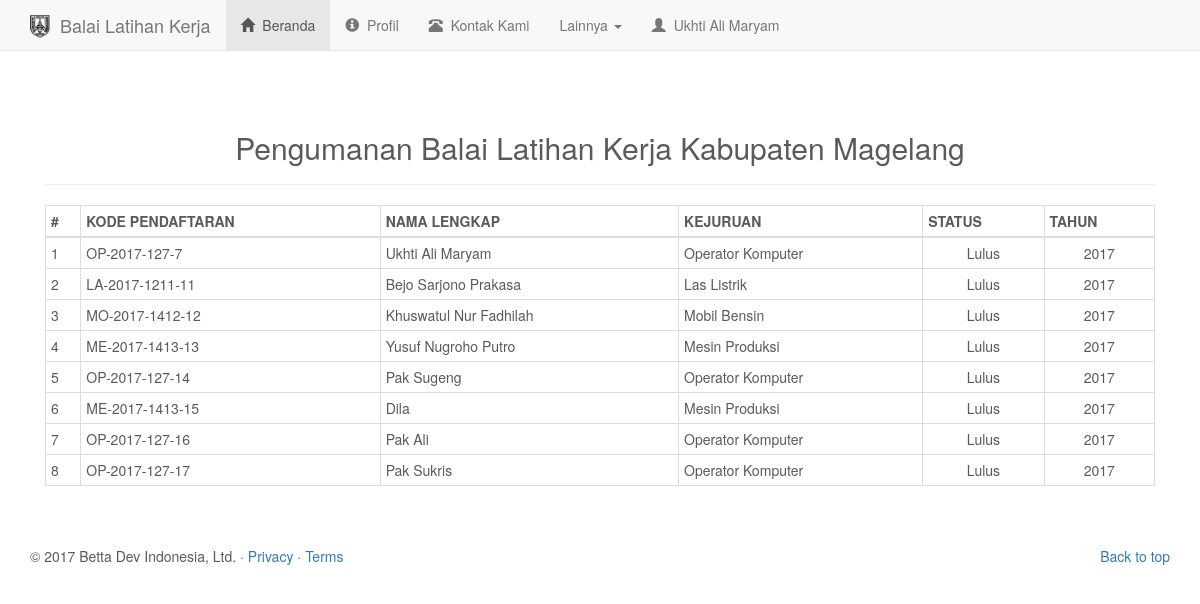
/user/pengumuman.php (signed in), run on the app's committed database.
### tables this page shows
CREATE TABLE IF NOT EXISTS `peserta` (
  `id_peserta` int(11) NOT NULL AUTO_INCREMENT,
  `nama` varchar(100) NOT NULL,
  `id_kejuruan` int(11) NOT NULL,
  `nik` varchar(100) NOT NULL,
  `ttl` text NOT NULL,
  `jk` enum('pria','wanita') NOT NULL,
  `id_agama` int(11) NOT NULL,
  `skawin` enum('Menikah','Belum') NOT NULL,
  `id_pendidikan` int(11) NOT NULL,
  `alamat` varchar(50) NOT NULL,
  `telp` varchar(25) NOT NULL,
  `p_kursus` text,
  `p_kerja` text,
  `nama_ortu` varchar(50) NOT NULL,
  `pk_ortu` varchar(30) NOT NULL,
  `alamat_ortu` varchar(100) NOT NULL,
  `ijazah` varchar(450) NOT NULL,
  `ktp` varchar(450) NOT NULL,
  `tanggalDaftar` date NOT NULL,
  `status_peserta` enum('0','1') NOT NULL,
  PRIMARY KEY (`id_peserta`),
  KEY `id_kejuruan` (`id_kejuruan`),
  KEY `id_agama` (`id_agama`),
  KEY `id_pendidikan` (`id_pendidikan`)
);

CREATE TABLE IF NOT EXISTS `kejuruan` (
  `id_kejuruan` int(4) NOT NULL AUTO_INCREMENT,
  `nama_kejuruan` varchar(50) NOT NULL,
  `maxKuota` int(11) NOT NULL DEFAULT '20',
  PRIMARY KEY (`id_kejuruan`)
);

### user/pengumuman.php (called while the page is built, shortened)
<?php
require './config/function.php';
$peserta = getPeserta($_SESSION['id_peserta']);
require './templates/header2.php';
require './templates/pengumuman-container.php';
require './templates/footer.php';
?>

### user/config/function.php (called while the page is built, shortened)
<?php
function getPeserta($id){
	$query = "SELECT * FROM peserta WHERE id_peserta='$id'";
	$sql = mysql_query($query);
	$result = mysql_fetch_assoc($sql);
	return $result;
}
function __generatorID($id_kejuruan){
      $sql = "SELECT CONCAT(LEFT(kejuruan.nama_kejuruan, 2),'-',DATE_FORMAT(peserta.tanggalDaftar, '%Y-%d'),peserta.id_peserta) AS ID_DAFTAR FROM kejuruan INNER JOIN peserta ON kejuruan.id_kejuruan = peserta.id_kejuruan WHERE kejuruan.id_kejuruan='$id_kejuruan'";
      $query = mysql_query($sql);
      $result = mysql_fetch_assoc($query);
      return strtoupper($result['ID_DAFTAR']);
}
function getPesertaByKejuruan(){
      $sql = "SELECT peserta.nama AS NAMA, kejuruan.nama_kejuruan AS KEJURUAN, peserta.status_peserta AS STATUS, peserta.id_kejuruan AS ID_KEJURUAN, peserta.id_peserta AS ID_PESERTA, DATE_FORMAT(peserta.tanggalDaftar, '%Y') AS TAHUN FROM peserta, kejuruan WHERE peserta.id_kejuruan = kejuruan.id_kejuruan ORDER BY TAHUN DESC";
      $query = mysql_query($sql);
      $data = array();
      while ($result = mysql_fetch_assoc($query)) {
            $data[] = $result;
      }
      return $data;
}
?>

### user/templates/pengumuman-container.php (the view)
<div class="starter-template">
<h2 class="text-center">Pengumanan Balai Latihan Kerja Kabupaten Magelang</h2>
<hr>
<table class="table table-bordered table-condensed table-hover">
	<thead>
		<tr>
			<th>#</th>
			<th>KODE PENDAFTARAN</th>
			<th>NAMA LENGKAP</th>
			<th>KEJURUAN</th>
			<th>STATUS</th>
			<th>TAHUN</th>
		</tr>
	</thead>
	<tbody>
	<?php $no=1; foreach (getPesertaByKejuruan() as $data){ ?>
		<tr>
			<td><?= $no++ ?></td>
			<td><?= __generatorID($data['ID_KEJURUAN']).'-'.$data['ID_PESERTA'] ?></td>
			<td><?= ucwords($data['NAMA']) ?></td>
			<td><?= $data['KEJURUAN'] ?></td>
			<td align="center"><?= $retVal = ($data['STATUS'] == 0) ? 'Tidak Lulus' : 'Lulus'; ?></td>
			<td align="center"><?= $data['TAHUN'] ?></td>
		</tr>
	<?php } ?>
	</tbody>
</table>
</div>

### user/templates/header2.php (shortened to what this page needs)
<!DOCTYPE html>
<html lang="en">
  <head>
    <link href="http://localhost/project_blk/v.1.0.3/node_modules/bootstrap/dist/css/bootstrap.min.css" rel="stylesheet">
    <link rel="stylesheet" href="http://localhost/project_blk/v.1.0.3/libs/fonts/css/font-awesome.min.css">
    <link href="./libs/style.css" rel="stylesheet">
  </head>
  <body>
    <nav class="navbar navbar-default navbar-static-top">
          <div class="container">
            <div class="navbar-header">
              <a class="navbar-brand" href="./">
                <img src="./libs/photos/icon_blk.png" alt="Balai Latihan Kerja" class="pull-left" style="width:20px;height:23px;"> &nbsp; Balai Latihan Kerja
              </a>
            </div>
            <div id="navbar" class="navbar-collapse collapse">
              <ul class="nav navbar-nav">
                <li class="active">
                  <a href="./"><i class="glyphicon glyphicon-home"></i>&nbsp; Beranda</a>
                </li>
                <li>
                  <a href="./profil"><i class="glyphicon glyphicon-info-sign"></i>&nbsp; Profil</a>
                </li>
                <li>
                  <a href="./contact"><i class="glyphicon glyphicon-phone-alt"></i>&nbsp; Kontak Kami</a>
                </li>
                <li class="dropdown">
                  <a href="#" class="dropdown-toggle" data-toggle="dropdown" role="button" aria-haspopup="true" aria-expanded="false">Lainnya <span class="caret"></span></a>
                </li>
                <li>
                  <a href="./dashboard">
                  <i class="glyphicon glyphicon-user"></i>&nbsp; <?= $peserta['nama']; ?></a>
                </li>
              </ul>
            </div>
          </div>
        </nav>
    <div class="container">

### user/libs/style.css (style rules this page uses)
body { padding-bottom: 40px; color: #5a5a5a; }
.starter-template { padding: 40px 15px; }

### data on the page
peserta: nama "Ukhti Ali Maryam", ID_KEJURUAN "OP-2017-127", id_peserta "7", id_kejuruan.nama_kejuruan "Operator Komputer", status_peserta "Lulus", TAHUN "2017"
peserta: ID_KEJURUAN "LA-2017-1211", id_peserta "11", nama "Bejo Sarjono Prakasa", id_kejuruan.nama_kejuruan "Las Listrik", status_peserta "Lulus", TAHUN "2017"
peserta: ID_KEJURUAN "MO-2017-1412", id_peserta "12", nama "Khuswatul Nur Fadhilah", id_kejuruan.nama_kejuruan "Mobil Bensin", status_peserta "Lulus", TAHUN "2017"
peserta: ID_KEJURUAN "ME-2017-1413", id_peserta "13", nama "Yusuf Nugroho Putro", id_kejuruan.nama_kejuruan "Mesin Produksi", status_peserta "Lulus", TAHUN "2017"
peserta: ID_KEJURUAN "OP-2017-127", id_peserta "14", nama "Pak Sugeng", id_kejuruan.nama_kejuruan "Operator Komputer", status_peserta "Lulus", TAHUN "2017"
peserta: ID_KEJURUAN "ME-2017-1413", id_peserta "15", nama "Dila", id_kejuruan.nama_kejuruan "Mesin Produksi", status_peserta "Lulus", TAHUN "2017"
peserta: ID_KEJURUAN "OP-2017-127", id_peserta "16", nama "Pak Ali", id_kejuruan.nama_kejuruan "Operator Komputer", status_peserta "Lulus", TAHUN "2017"
peserta: ID_KEJURUAN "OP-2017-127", id_peserta "17", nama "Pak Sukris", id_kejuruan.nama_kejuruan "Operator Komputer", status_peserta "Lulus", TAHUN "2017"
